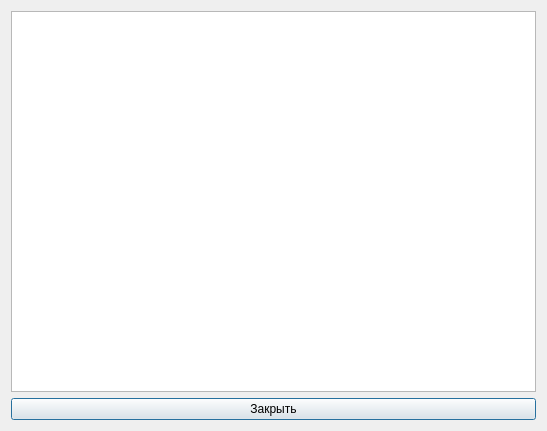
<?xml version="1.0" encoding="UTF-8"?>
<ui version="4.0">
 <class>Dialog</class>
 <widget class="QDialog" name="Dialog">
  <property name="geometry">
   <rect>
    <x>0</x>
    <y>0</y>
    <width>547</width>
    <height>431</height>
   </rect>
  </property>
  <property name="windowTitle">
   <string>Справка</string>
  </property>
  <layout class="QGridLayout" name="gridLayout">
   <item row="0" column="0">
    <widget class="QTextEdit" name="textEdit">
     <property name="readOnly">
      <bool>true</bool>
     </property>
    </widget>
   </item>
   <item row="1" column="0">
    <widget class="QPushButton" name="pushButton">
     <property name="text">
      <string>Закрыть</string>
     </property>
    </widget>
   </item>
  </layout>
 </widget>
 <resources/>
 <connections>
  <connection>
   <sender>pushButton</sender>
   <signal>clicked()</signal>
   <receiver>Dialog</receiver>
   <slot>accept()</slot>
   <hints>
    <hint type="sourcelabel">
     <x>256</x>
     <y>411</y>
    </hint>
    <hint type="destinationlabel">
     <x>189</x>
     <y>387</y>
    </hint>
   </hints>
  </connection>
 </connections>
</ui>
